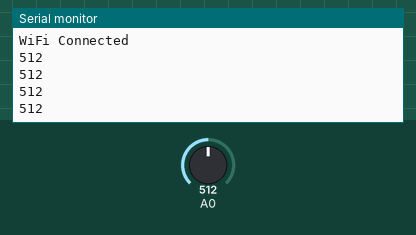
A sketch run on a simulated ESP8266 (NodeMCU). Shown: the last lines printed to the serial monitor. The test bench sets the inputs (shaded band); at power-on: A0 = 512. WiFi joins after 1.5 s; servers stay silent unless stated.

Above: at 3.2 s.
3.3 s: A0 set to 710
At 3.89 s:
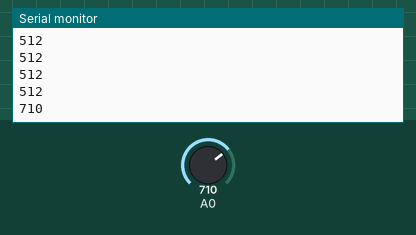
4.8 s: A0 set to 716
At 4.89 s:
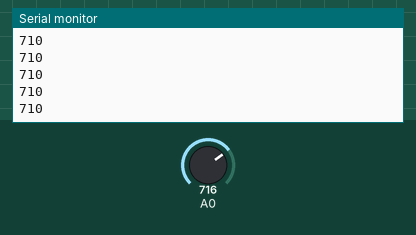
Timing chart, 0 to 7.8 s (numbered marks = the images above; inputs shaded):
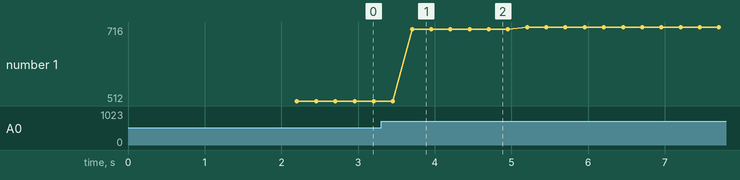

Measured:
- after the input at 3.3 s, the serial monitor: prints a new line after 0.41 s (image 1)
- plotted number 1: 512 → 710 after the input at 3.3 s, 710 → 716 after the input at 4.8 s

The sketch:

client_connect.ino
```cpp
#include <ESP8266WiFi.h>

unsigned char buf[10];

void setup() {
  // put your setup code here, to run once:

  Serial.begin(9600);
  delay(500);
  Serial.println("Ready");
  pinMode(A0, INPUT);

  WiFi.begin("ITS YA BOI", "skinny pp");
  while (WiFi.status() !=  WL_CONNECTED) {
    delay(100);
    Serial.println(".");
    }
  Serial.println("WiFi Connected");

}

void loop() {
  // put your main code here, to run repeatedly:
  int sensor = analogRead(A0);

  if (sensor > 700){
    strcpy((char *)buf, "0");
  }
  else {
    strcpy((char *)buf, "1");
  }

WiFiClient client;
  if(client.connect("10.10.10.10", 9000)){
    client.write(buf, 1);
    Serial.println(sensor);
    delay(50);
    client.stop();
  }
}
```
